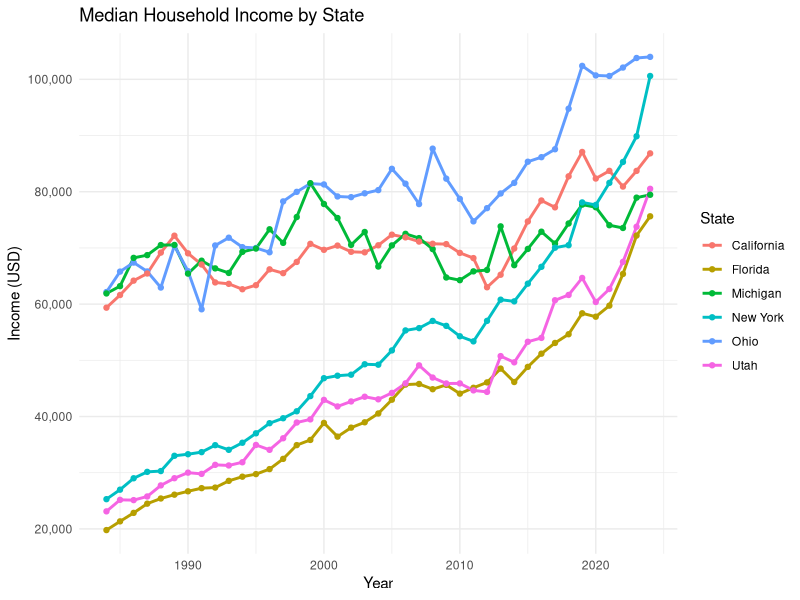
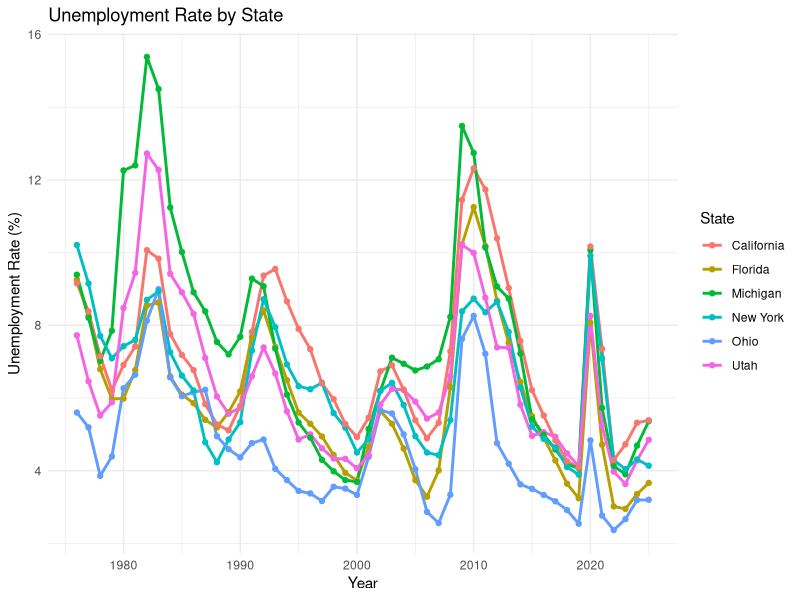
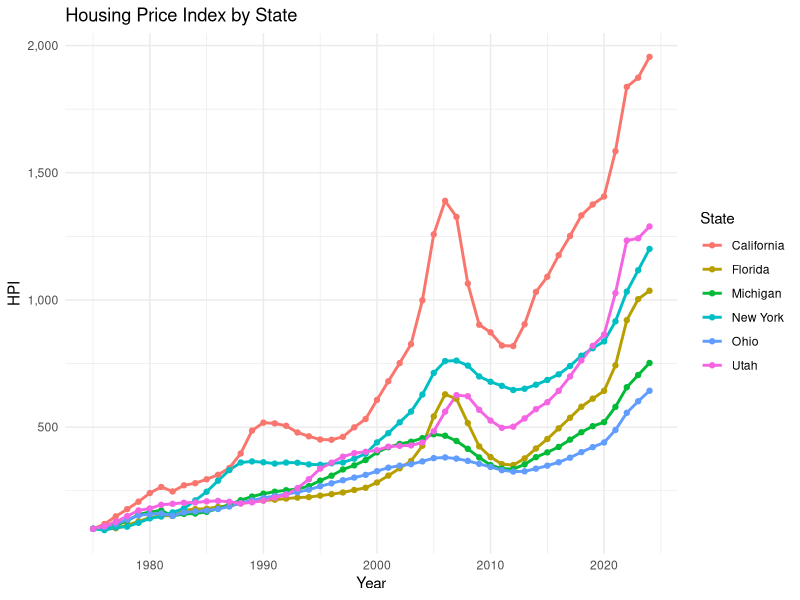
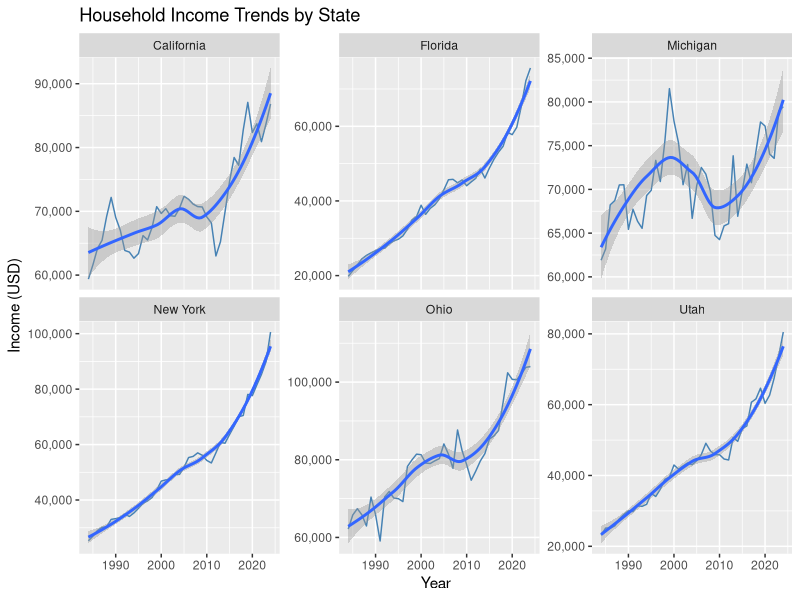
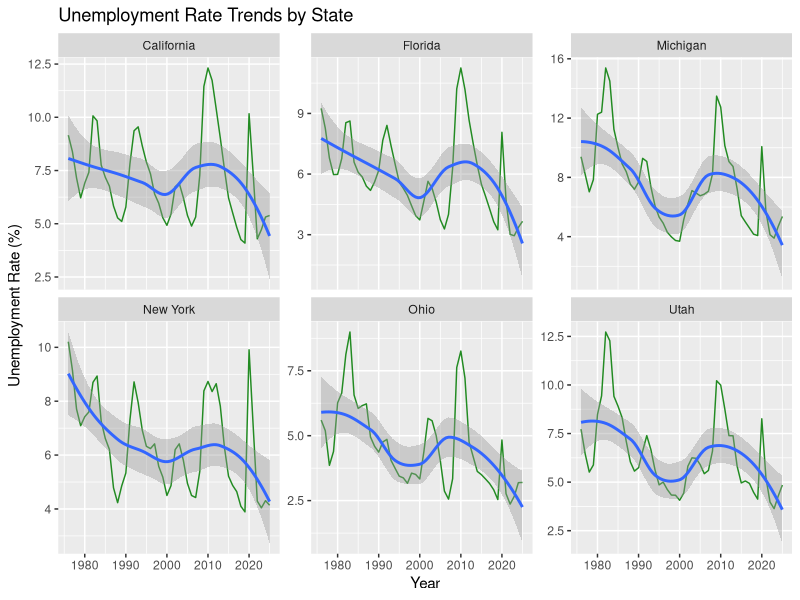
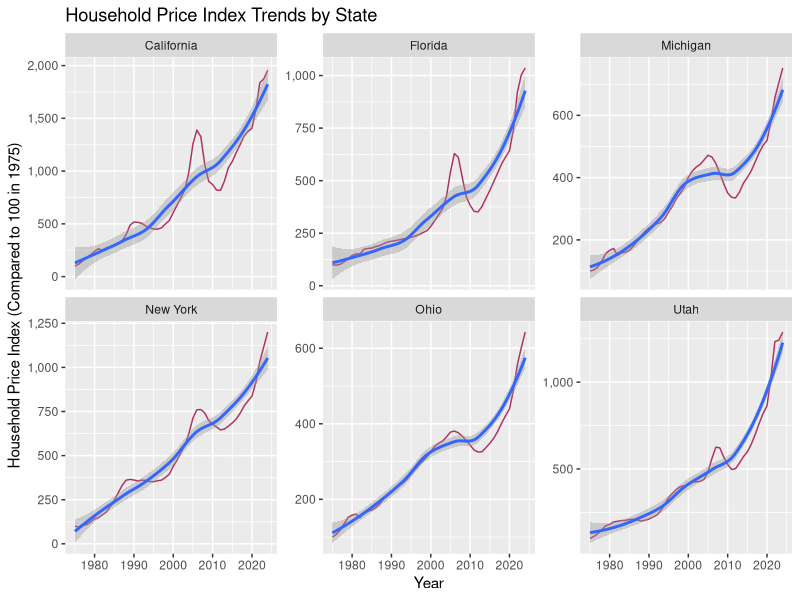
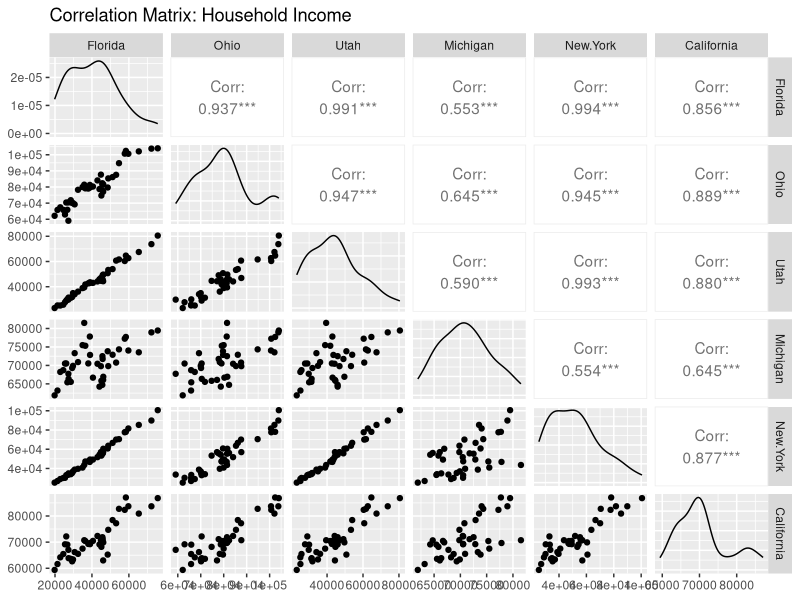
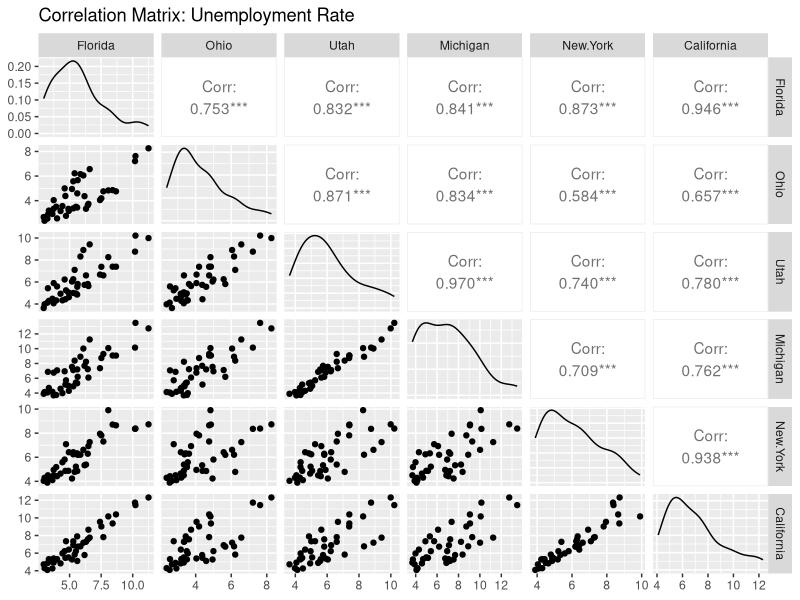

Write R code to recreate these figures, in order.
## ---- chunk 1
library(dplyr)
library(purrr)
library(lubridate)
library(tidyr)
library(ggplot2)
library(GGally)
## ---- chunk 2
household <- read.csv("data/processed-data/household_income_df.csv")
unemployment <- read.csv("data/processed-data/unemployment_df.csv")
hpi <- read.csv("data/processed-data/hpi_cleaned.csv")
colnames(hpi) <- c("State", "year", "HPI", "Percentage_Increase")
names(unemployment)[names(unemployment) == "New.York"] <- "New York"
names(household)[names(household) == "New.York"] <- "New York"
## ---- chunk 3
household <- household %>%
  select(-X) %>%
  tidyr::pivot_longer(
    cols = -year,
    names_to = "State",
    values_to = "Household_Income"
  )

unemployment <- unemployment %>%
  select(-X) %>%
  tidyr::pivot_longer(
    cols = -year,
    names_to = "State",
    values_to = "Unemployment_Rate"
  )
## ---- chunk 4
econ_all <- household %>%
  left_join(unemployment, by = c("year", "State")) %>%
  left_join(hpi, by = c("year", "State"))
## ---- chunk 5
write.csv(econ_all, "data/processed-data/merged_economic_data.csv")
## ---- chunk 6
econ_all %>%
  group_by(State) %>%
  summarise(
    Mean_Income = mean(Household_Income, na.rm = TRUE),
    Median_Income = median(Household_Income, na.rm = TRUE),
    SD_Income = sd(Household_Income, na.rm = TRUE),
    Mean_Unemp = mean(Unemployment_Rate, na.rm = TRUE),
    Median_Unemp = median(Unemployment_Rate, na.rm = TRUE),
    SD_Unemp = sd(Unemployment_Rate, na.rm = TRUE),
    Mean_HPI = mean(HPI, na.rm = TRUE),
    Median_HPI = median(HPI, na.rm = TRUE),
    SD_HPI = sd(HPI, na.rm = TRUE)
  )
## ---- chunk 7
ggplot(household, aes(x = year, y = Household_Income, color = State)) +
  geom_line(size = 1) +
  geom_point() +
  scale_y_continuous(labels = scales::comma) +
  labs(
    title = "Median Household Income by State",
    x = "Year",
    y = "Income (USD)",
    color = "State"
  ) +
  theme_minimal()

ggplot(unemployment, aes(x = year, y = Unemployment_Rate, color = State)) +
  geom_line(size = 1) +
  geom_point() +
  scale_y_continuous(labels = scales::comma) +
  labs(
    title = "Unemployment Rate by State",
    x = "Year",
    y = "Unemployment Rate (%)",
    color = "State"
  ) +
  theme_minimal()

ggplot(hpi, aes(x = year, y = HPI, color = State)) +
  geom_line(size = 1) +
  geom_point() +
  scale_y_continuous(labels = scales::comma) +
  labs(
    title = "Housing Price Index by State",
    x = "Year",
    y = "HPI",
    color = "State"
  ) +
  theme_minimal()
## ---- chunk 8
ggplot(household, aes(x = year, y = Household_Income)) +
  geom_line(color = "steelblue") +
  geom_smooth(method="loess") +
  facet_wrap(~State, scales = "free_y") +
  scale_y_continuous(labels = scales::comma) +
  labs(title = "Household Income Trends by State",
       x = "Year", y = "Income (USD)")

ggplot(unemployment, aes(x = year, y = Unemployment_Rate)) +
  geom_line(color = "forestgreen") +
  geom_smooth(method="loess") +
  facet_wrap(~State, scales = "free_y") +
  scale_y_continuous(labels = scales::comma) +
  labs(title = "Unemployment Rate Trends by State",
       x = "Year", y = "Unemployment Rate (%)")

ggplot(hpi, aes(x = year, y = HPI)) +
  geom_line(color = "maroon") +
  geom_smooth(method="loess") +
  facet_wrap(~State, scales = "free_y") +
  scale_y_continuous(labels = scales::comma) +
  labs(title = "Household Price Index Trends by State",
       x = "Year", y = "Household Price Index (Compared to 100 in 1975)")
## ---- chunk 9
# Function to create correlation ggpairs plot per metric
plot_metric_corr <- function(df, metric_col, prefix) {
  
  # Pivot to wide format: one column per state
  df_wide <- df %>%
    select(year, State, all_of(metric_col)) %>%
    pivot_wider(
      names_from = State,
      values_from = all_of(metric_col)
    )
  
  # Ensure column names are syntactically valid
  colnames(df_wide) <- make.names(colnames(df_wide))
  
  # Remove 'year' for correlation matrix
  ggpairs(df_wide[, -1], title = paste("Correlation Matrix:", prefix), progress = F)
}

# Household Income correlation matrix
plot_metric_corr(econ_all, "Household_Income", "Household Income")

# Unemployment Rate correlation matrix
plot_metric_corr(econ_all, "Unemployment_Rate", "Unemployment Rate")

# Housing Price Index correlation matrix
plot_metric_corr(econ_all, "HPI", "Housing Price Index")
## ---- chunk 10
#Create pct_change columns for each metric
econ_all <- econ_all %>%
  group_by(State) %>%
  mutate(
    Income_Pct_Change = 100 * (Household_Income / first(Household_Income) - 1),
    HPI_Pct_Change = 100 * (HPI / first(HPI) - 1)
  )

# Plot % change
ggplot(econ_all, aes(x = year, y = Income_Pct_Change, color = State)) +
  geom_line(size = 1) +
  labs(title = "Household Income % Change Since First Year",
       x = "Year", y = "Percent Change", color = "State")

ggplot(econ_all, aes(x = year, y = HPI_Pct_Change, color = State)) +
  geom_line(size = 1) +
  labs(title = "Housing Price Index % Change Since First Year",
       x = "Year", y = "Percent Change", color = "State")
## ---- chunk 11
write.csv(econ_all, "../data/processed-data/merged_economic_data.csv")
